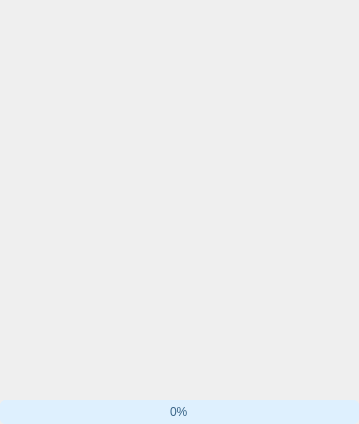
<?xml version="1.0" encoding="UTF-8"?>
<ui version="4.0">
 <class>CustomSplashScreen</class>
 <widget class="QWidget" name="CustomSplashScreen">
  <property name="geometry">
   <rect>
    <x>0</x>
    <y>0</y>
    <width>359</width>
    <height>424</height>
   </rect>
  </property>
  <property name="windowTitle">
   <string>Form</string>
  </property>
  <property name="styleSheet">
   <string notr="true">QPalette{background:#EAF7FF;}*{outline:0px;color:#386487;}

QProgressBar{
min-height:10px;
background:#DEF0FE;
border-radius:5px;
text-align:center;
border:1px solid #DEF0FE;
}

QProgressBar:chunk{
border-radius:5px;
background-color:#C0DCF2;
}</string>
  </property>
  <layout class="QGridLayout" name="gridLayout">
   <property name="leftMargin">
    <number>0</number>
   </property>
   <property name="topMargin">
    <number>0</number>
   </property>
   <property name="rightMargin">
    <number>0</number>
   </property>
   <property name="bottomMargin">
    <number>0</number>
   </property>
   <property name="spacing">
    <number>0</number>
   </property>
   <item row="0" column="0">
    <widget class="QLabel" name="label_splashPixmap">
     <property name="sizePolicy">
      <sizepolicy hsizetype="Expanding" vsizetype="Expanding">
       <horstretch>0</horstretch>
       <verstretch>9</verstretch>
      </sizepolicy>
     </property>
     <property name="text">
      <string/>
     </property>
     <property name="scaledContents">
      <bool>true</bool>
     </property>
    </widget>
   </item>
   <item row="1" column="0">
    <widget class="QLabel" name="label_splashMessage">
     <property name="sizePolicy">
      <sizepolicy hsizetype="Expanding" vsizetype="Expanding">
       <horstretch>0</horstretch>
       <verstretch>1</verstretch>
      </sizepolicy>
     </property>
     <property name="font">
      <font>
       <pointsize>11</pointsize>
       <weight>75</weight>
       <bold>true</bold>
      </font>
     </property>
     <property name="text">
      <string/>
     </property>
    </widget>
   </item>
   <item row="2" column="0">
    <widget class="QProgressBar" name="progressBar">
     <property name="value">
      <number>0</number>
     </property>
    </widget>
   </item>
  </layout>
 </widget>
 <resources/>
 <connections/>
</ui>
